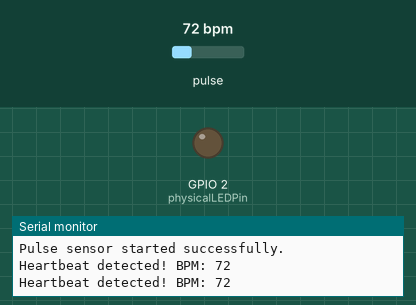
Recording of a sketch running on a simulated ESP32. On the bench: output pins drawn as LEDs (lit = HIGH), the last lines printed to the serial monitor. Inputs (shaded band) come from the test bench; at power-on: pulse 72 bpm. WiFi joins after 1.5 s; servers stay silent unless stated.

Above: at 3.0 s.
3.1 s: pulse set to 98 bpm
4.6 s: pulse set to 103 bpm
At 6.1 s:
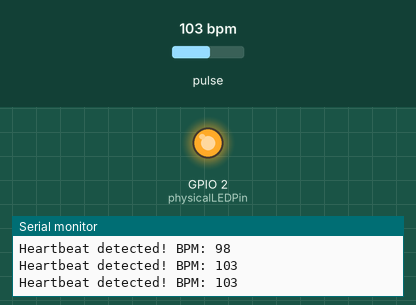
6.5 s: pulse set to 42 bpm
At 8.8 s:
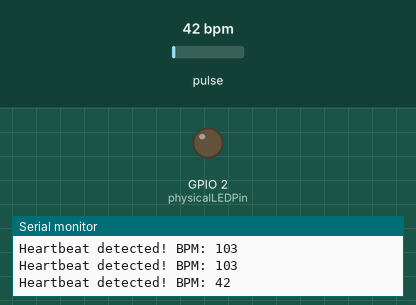
9.1 s: pulse set to 130 bpm
At 10.2 s:
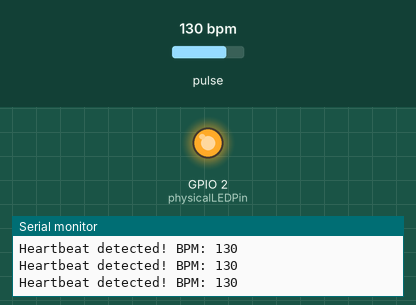
Timing chart, 0 to 11.6 s (numbered marks = the images above; inputs shaded):
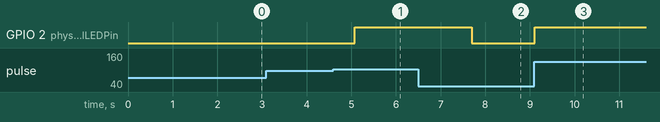

Measured:
- the behaviour switches between 100 and 101 bpm on pulse (found by bisection; images 0 and 1)
- after the input at 4.6 s, GPIO 2 (physicalLEDPin): LOW → HIGH after 0.48 s
- after the input at 6.5 s, GPIO 2 (physicalLEDPin): HIGH → LOW after 1.2 s
- after the input at 9.1 s, GPIO 2 (physicalLEDPin): LOW → HIGH at once

The sketch:

code.ino
```cpp
#define BLYNK_TEMPLATE_ID "TMPL3DDQZ4bqq"
#define BLYNK_TEMPLATE_NAME "Heart Rate"
#define BLYNK_AUTH_TOKEN "********" //Provide Your BLYNK Template AuthToken

#include <WiFi.h>
#include <BlynkSimpleEsp32.h>
#include <PulseSensorPlayground.h>

char ssid[] = "*****";              // Wi-Fi SSID
char pass[] = "*********";          // Wi-Fi password

const int pulsePin = 34;               // GPIO 34 on ESP32 for Pulse Sensor
const int physicalLEDPin = 2;          // GPIO 2 on ESP32 for physical LED
const int thresholdBPMHigh = 100;      // Heart rate threshold for high alert (above 100)
const int thresholdBPMLow = 30;        // Heart rate threshold for low alert (below 30)

// PulseSensor Playground object
PulseSensorPlayground pulseSensor;

void setup() {
  // Start Serial Monitor
  Serial.begin(115200);

  // Set physical LED pin as output
  pinMode(physicalLEDPin, OUTPUT);

  // Connect to Wi-Fi and Blynk
  Blynk.begin(BLYNK_AUTH_TOKEN, ssid, pass);

  // Configure PulseSensor object
  pulseSensor.analogInput(pulsePin);   // Set the analog input pin for pulse
  pulseSensor.setThreshold(550);       // Set sensor threshold (adjust as needed)

  // Start the pulse sensor
  if (pulseSensor.begin()) {
    Serial.println("Pulse sensor started successfully.");
  }
}

void loop() {
  // Run Blynk
  Blynk.run();

  // Read pulse sensor and calculate BPM
  int myBPM = pulseSensor.getBeatsPerMinute();

  // Check if a heartbeat was detected
  if (pulseSensor.sawStartOfBeat()) {
    Serial.print("Heartbeat detected! BPM: ");
    Serial.println(myBPM);

    // Send BPM to Blynk app on virtual pin V0
    Blynk.virtualWrite(V0, myBPM);

    // Check BPM and update both Blynk virtual LED and physical LED
    if (myBPM > thresholdBPMHigh || myBPM < thresholdBPMLow) {
      Blynk.virtualWrite(V1, 255);   // Turn on virtual LED at V1 for high or low BPM
      digitalWrite(physicalLEDPin, HIGH);  // Turn on physical LED
    } else {
      Blynk.virtualWrite(V1, 0);     // Turn off virtual LED at V1 for normal BPM
      digitalWrite(physicalLEDPin, LOW);   // Turn off physical LED
    }
  }

  // Delay for stability
  delay(20);
}
```
